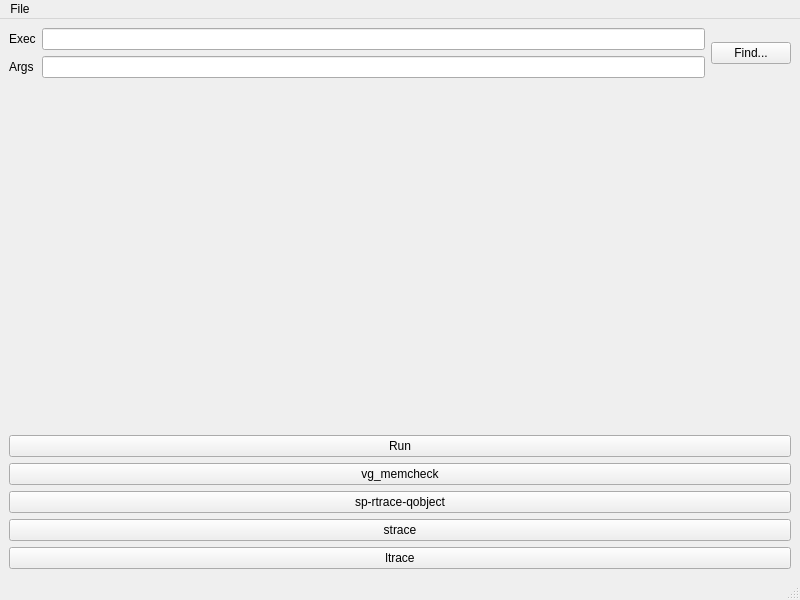
<?xml version="1.0" encoding="UTF-8"?>
<ui version="4.0">
 <class>ProcLauncher</class>
 <widget class="QMainWindow" name="ProcLauncher">
  <property name="geometry">
   <rect>
    <x>0</x>
    <y>0</y>
    <width>800</width>
    <height>600</height>
   </rect>
  </property>
  <property name="windowTitle">
   <string>Cardinal</string>
  </property>
  <widget class="QWidget" name="centralwidget">
   <layout class="QVBoxLayout" name="verticalLayout_2">
    <item>
     <layout class="QHBoxLayout" name="horizontalLayout">
      <item>
       <layout class="QFormLayout" name="formLayout">
        <item row="0" column="0">
         <widget class="QLabel" name="label">
          <property name="text">
           <string>Exec</string>
          </property>
          <property name="buddy">
           <cstring>inpProcName</cstring>
          </property>
         </widget>
        </item>
        <item row="0" column="1">
         <widget class="QLineEdit" name="inpProcName"/>
        </item>
        <item row="1" column="0">
         <widget class="QLabel" name="label_2">
          <property name="text">
           <string>Args</string>
          </property>
          <property name="buddy">
           <cstring>inpProcArgs</cstring>
          </property>
         </widget>
        </item>
        <item row="1" column="1">
         <widget class="QLineEdit" name="inpProcArgs"/>
        </item>
       </layout>
      </item>
      <item>
       <widget class="QPushButton" name="pushButton_3">
        <property name="text">
         <string>Find...</string>
        </property>
       </widget>
      </item>
     </layout>
    </item>
    <item>
     <layout class="QVBoxLayout" name="verticalLayout">
      <item>
       <spacer name="verticalSpacer">
        <property name="orientation">
         <enum>Qt::Vertical</enum>
        </property>
        <property name="sizeHint" stdset="0">
         <size>
          <width>20</width>
          <height>40</height>
         </size>
        </property>
       </spacer>
      </item>
      <item>
       <widget class="QPushButton" name="bLaRun">
        <property name="text">
         <string>Run</string>
        </property>
       </widget>
      </item>
      <item>
       <widget class="QPushButton" name="pushButton_2">
        <property name="text">
         <string>vg_memcheck</string>
        </property>
       </widget>
      </item>
      <item>
       <widget class="QPushButton" name="pushButton_6">
        <property name="text">
         <string>sp-rtrace-qobject</string>
        </property>
       </widget>
      </item>
      <item>
       <widget class="QPushButton" name="bLaStrace">
        <property name="text">
         <string>strace</string>
        </property>
       </widget>
      </item>
      <item>
       <widget class="QPushButton" name="bLaLtrace">
        <property name="text">
         <string>ltrace</string>
        </property>
       </widget>
      </item>
     </layout>
    </item>
   </layout>
  </widget>
  <widget class="QMenuBar" name="menubar">
   <property name="geometry">
    <rect>
     <x>0</x>
     <y>0</y>
     <width>800</width>
     <height>25</height>
    </rect>
   </property>
   <widget class="QMenu" name="menuFile">
    <property name="title">
     <string>File</string>
    </property>
    <addaction name="actionAbout"/>
    <addaction name="actionSetup_device"/>
   </widget>
   <addaction name="menuFile"/>
  </widget>
  <widget class="QStatusBar" name="statusbar"/>
  <action name="actionAbout">
   <property name="text">
    <string>About</string>
   </property>
  </action>
  <action name="actionSetup_device">
   <property name="text">
    <string>Setup device</string>
   </property>
  </action>
 </widget>
 <resources/>
 <connections/>
</ui>
